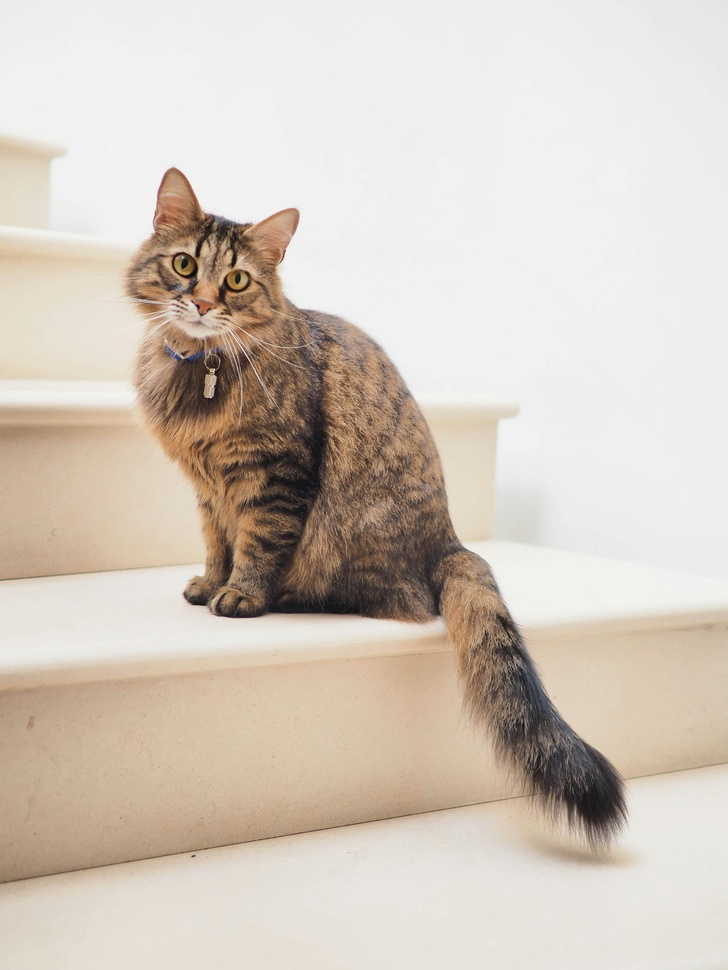
#> input picture DIP/Lab1/cat.jpg, 728 x 970 px, shrunk from 3374 x 4498 before the run
$ python generate_images.py
#> lines starting #> are read from the running program, lines starting #| are printed output that depends on the picture
import cv2
import numpy as np
import matplotlib.pyplot as plt
import os

# Ensure output directory exists
if not os.path.exists('report_images'):
    os.makedirs('report_images')

# Load image
img_path = 'cat.jpg'
if not os.path.exists(img_path):
    print(f"Error: {img_path} not found.")
    exit(1)

# Read as color (BGR)
cat_img = cv2.imread(img_path)
#> cat_img is the input picture: shape (970, 728, 3); mean B, G, R 190.1, 200.8, 211.2
# Read as grayscale
gray_img = cv2.cvtColor(cat_img, cv2.COLOR_BGR2GRAY)
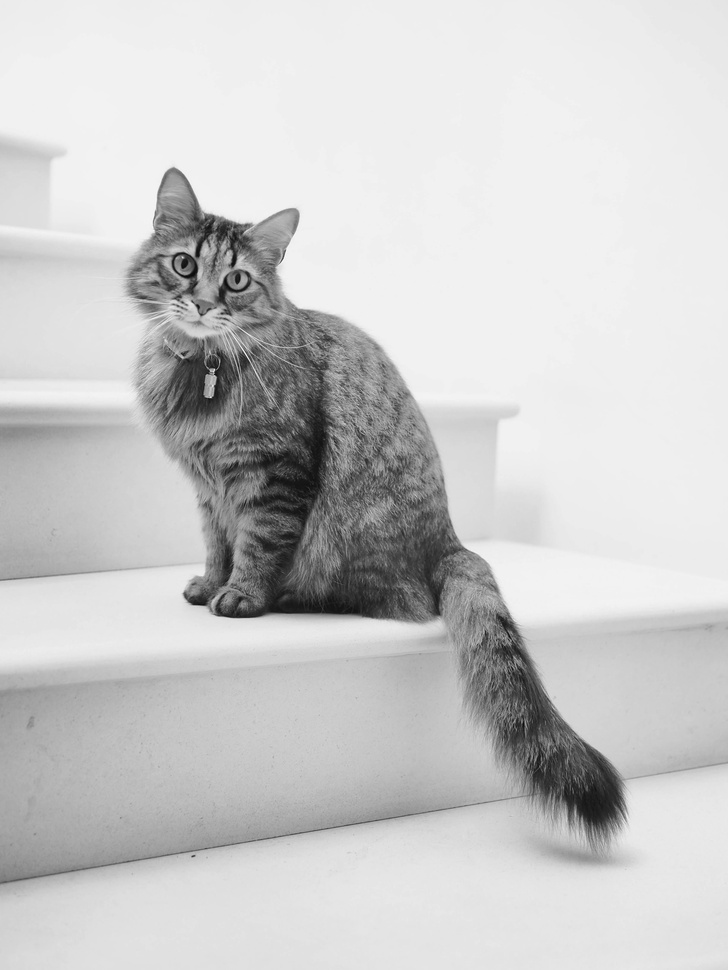
#> gray_img: shape (970, 728); min 8, max 251, mean 202.7

# Save original images for report
cv2.imwrite('report_images/original_color.png', cat_img)
cv2.imwrite('report_images/original_gray.png', gray_img)

# Task 1: Grayscale Histogram
def my_histogram(image, title="Image Histogram", filename="task1_hist.png"):
#> called with title = 'Grayscale Histogram', filename = 'task1_hist.png'
    if len(image.shape) == 3:
        image = cv2.cvtColor(image, cv2.COLOR_BGR2GRAY)

    hist, bins = np.histogram(image.flatten(), 256, [0, 256])
#> hist = 256 values, max 94581 at index 241, min 0 at index 0, mean 2758.4; bins = 257 values from 0 to 256

    plt.figure(figsize=(6, 4))
    plt.title(title)
    plt.xlabel("Pixel Value")
    plt.ylabel("Frequency")
    plt.bar(range(256), hist, width=1, color='black')
    plt.xlim([0, 255])
    plt.grid(alpha=0.3)
    plt.savefig(f'report_images/{filename}')
#> figure, not shown here; tallest bar 94581 high, from x = 240.5 to 241.5
    plt.close()

my_histogram(gray_img, "Grayscale Histogram", "task1_hist.png")

# Task 2: Color Channels
def channel_show(color_image):
    b, g, r = cv2.split(color_image)
    zeros = np.zeros_like(b)

    blue_img  = cv2.merge([b, zeros, zeros])
    green_img = cv2.merge([zeros, g, zeros])
    red_img   = cv2.merge([zeros, zeros, r])
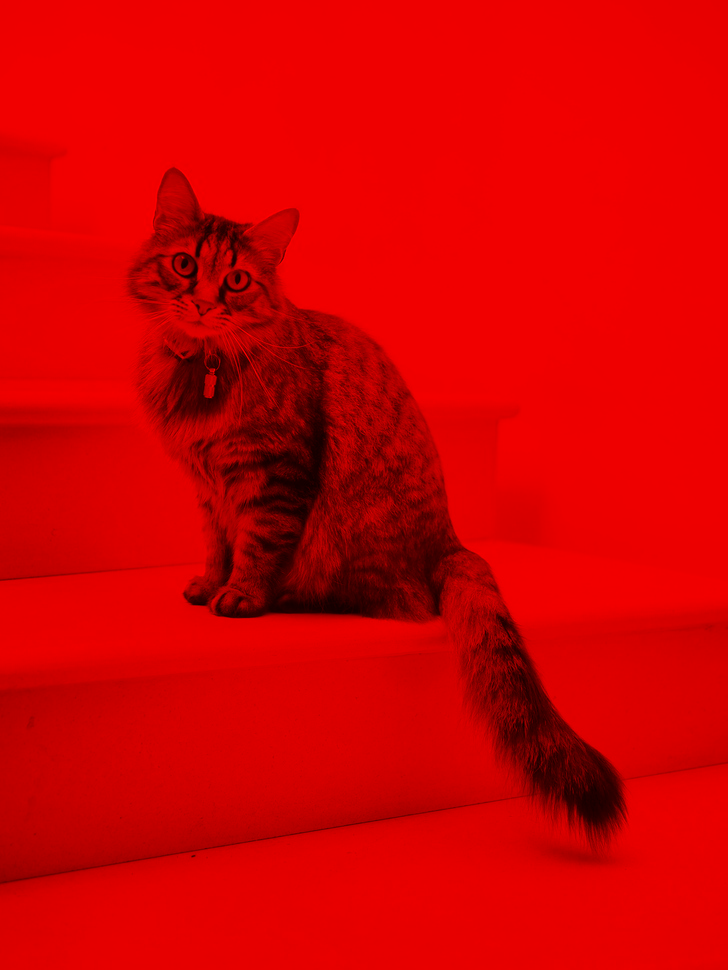
#> red_img: shape (970, 728, 3); mean of channels 0, 1, 2 0, 0, 211.2; drawn as B, G, R

    # Create a combined plot for the report
    plt.figure(figsize=(12, 4))
    plt.subplot(1, 3, 1); plt.imshow(cv2.cvtColor(red_img, cv2.COLOR_BGR2RGB)); plt.title('Red Channel'); plt.axis('off')
    plt.subplot(1, 3, 2); plt.imshow(cv2.cvtColor(green_img, cv2.COLOR_BGR2RGB)); plt.title('Green Channel'); plt.axis('off')
    plt.subplot(1, 3, 3); plt.imshow(cv2.cvtColor(blue_img, cv2.COLOR_BGR2RGB)); plt.title('Blue Channel'); plt.axis('off')
    plt.tight_layout()
    plt.savefig('report_images/task2_combined.png')
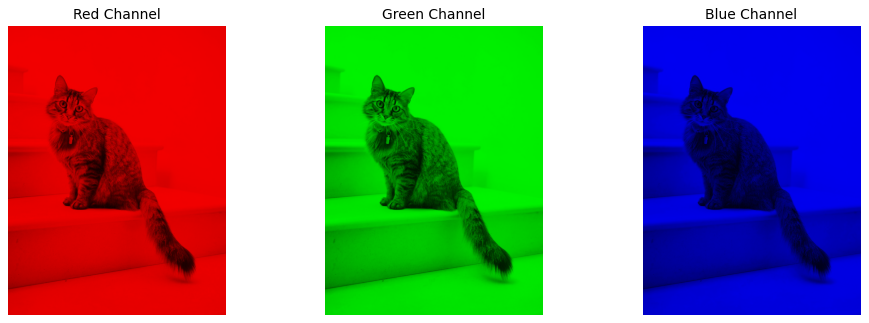
#> figure drawn by matplotlib, 3 panels
    plt.close()

    return b, g, r

b, g, r = channel_show(cat_img)

# Task 3: Color Histograms
def color_histogram(color_image):
    b, g, r = cv2.split(color_image)

    plt.figure(figsize=(12, 4))

    plt.subplot(1, 3, 1)
    hist_r, _ = np.histogram(r.flatten(), 256, [0, 256])
#> hist_r = 256 values, max 94004 at index 241, min 0 at index 0, mean 2758.4
    plt.bar(range(256), hist_r, color='red')
    plt.title("Red Channel Histogram")

    plt.subplot(1, 3, 2)
    hist_g, _ = np.histogram(g.flatten(), 256, [0, 256])
#> hist_g = 256 values, max 91402 at index 241, min 0 at index 0, mean 2758.4
    plt.bar(range(256), hist_g, color='green')
    plt.title("Green Channel Histogram")

    plt.subplot(1, 3, 3)
    hist_b, _ = np.histogram(b.flatten(), 256, [0, 256])
#> hist_b = 256 values, max 88831 at index 241, min 0 at index 252, mean 2758.4
    plt.bar(range(256), hist_b, color='blue')
    plt.title("Blue Channel Histogram")

    plt.tight_layout()
    plt.savefig('report_images/task3_histograms.png')
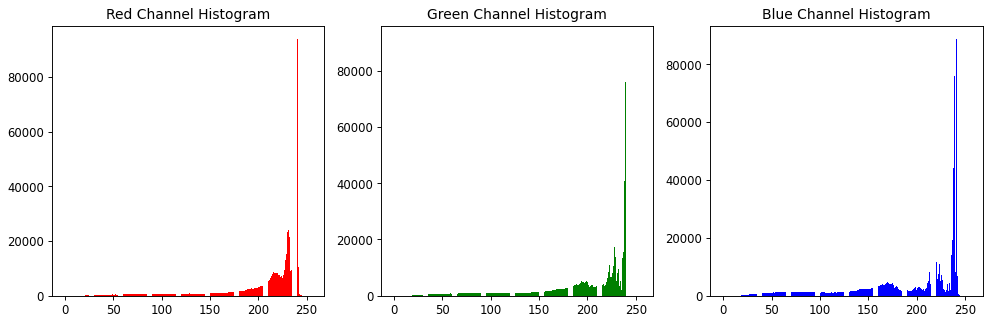
#> figure drawn by matplotlib, 3 panels; panel 1: tallest bar 94004 high, from x = 240.6 to 241.4; panel 2: tallest bar 91402 high, from x = 240.6 to 241.4; panel 3: tallest bar 88831 high, from x = 240.6 to 241.4
    plt.close()

color_histogram(cat_img)

# Task 4: Color Enhancement
def color_enhance(color_image, channel_number, enhancement_val):
#> called with channel_number = 0, enhancement_val = 0.5
    channel_map = {0: 2, 1: 1, 2: 0}
    ocv_channel = channel_map[channel_number]

    b, g, r = cv2.split(color_image)
    channels = [b, g, r]

    factor = 1 + enhancement_val

    enhanced_channel = np.clip(channels[ocv_channel] * factor, 0, 255).astype("uint8")
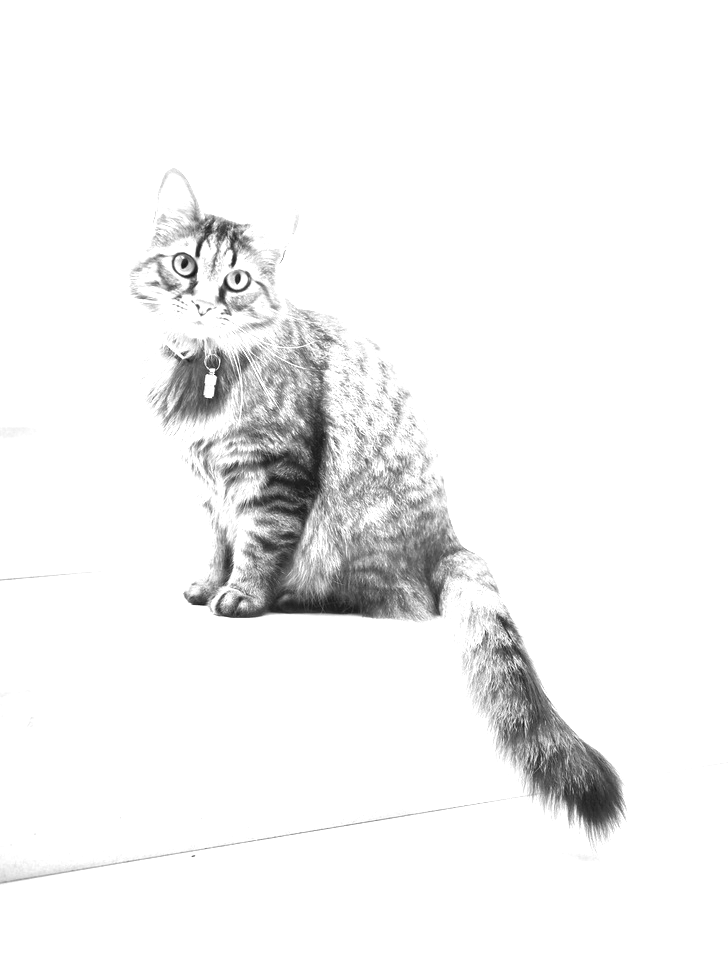
#> enhanced_channel: shape (970, 728); min 21, max 255, mean 243.3
    channels[ocv_channel] = enhanced_channel

    enhanced_img = cv2.merge(channels)
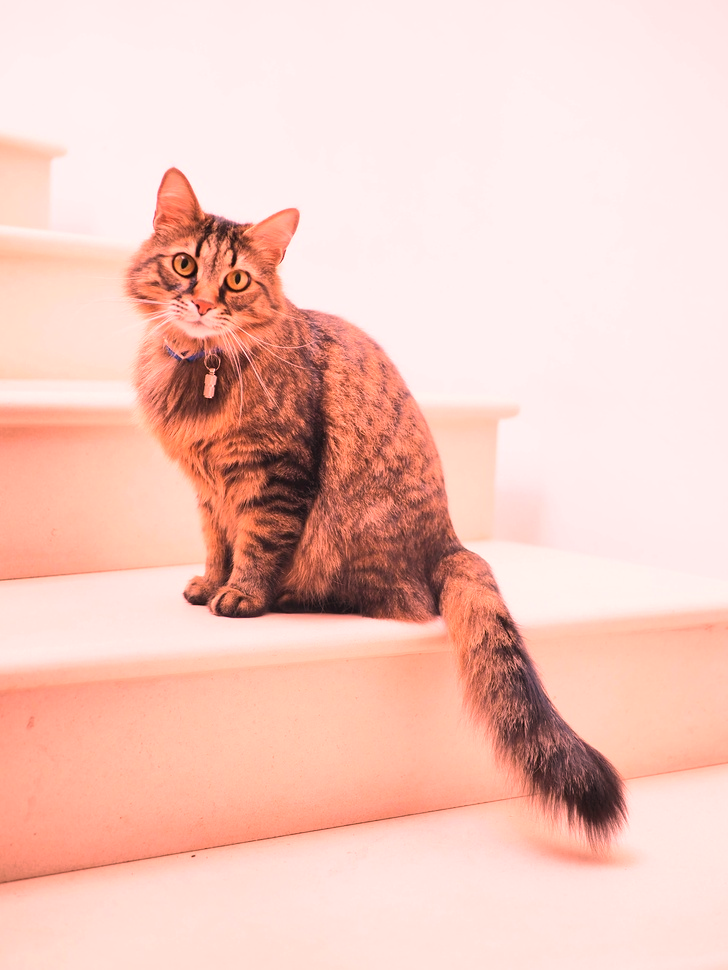
#> enhanced_img: shape (970, 728, 3); mean of channels 0, 1, 2 190.1, 200.8, 243.3; drawn as B, G, R
    return enhanced_img

enhanced_img = color_enhance(cat_img, 0, 0.5) # Enhance Red by 50%
cv2.imwrite('report_images/task4_enhanced.png', enhanced_img)

# Task 5: Grayscale Negative
def grayscale_negative(gray_img):
    Lmax = 255
    negative_img = Lmax - gray_img
    return negative_img

neg_gray = grayscale_negative(gray_img)
cv2.imwrite('report_images/task5_negative_gray.png', neg_gray)

# Task 6: Color Negative
def invert_color(color_image):
    negative_img = 255 - color_image
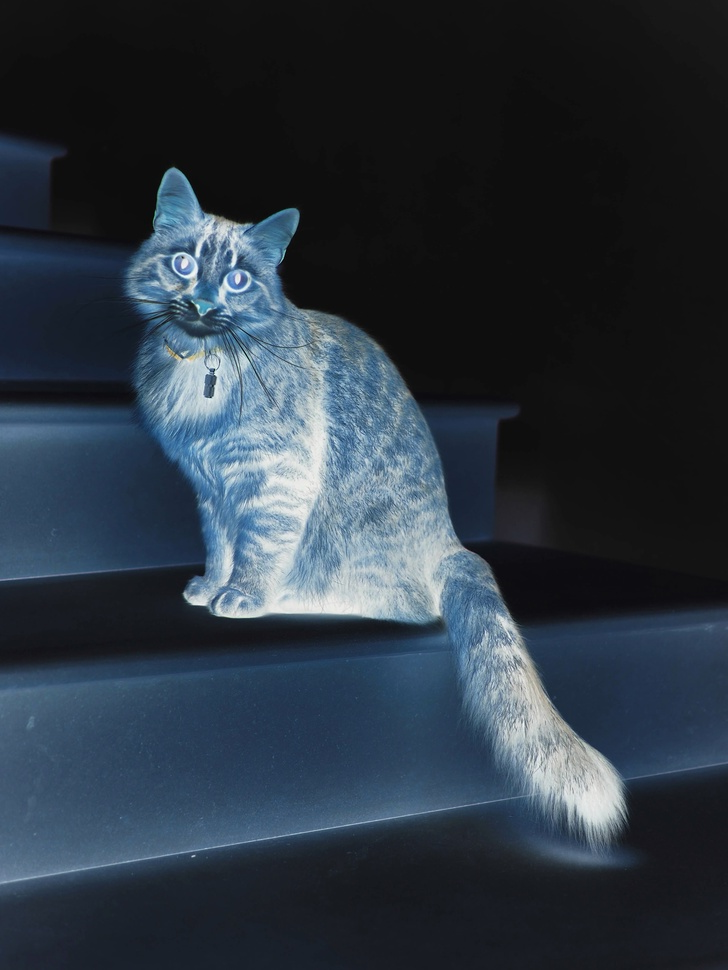
#> negative_img: shape (970, 728, 3); mean B, G, R 64.9, 54.2, 43.8
    return negative_img

neg_color = invert_color(cat_img)
cv2.imwrite('report_images/task6_negative_color.png', neg_color)

print("Images generated successfully.")
